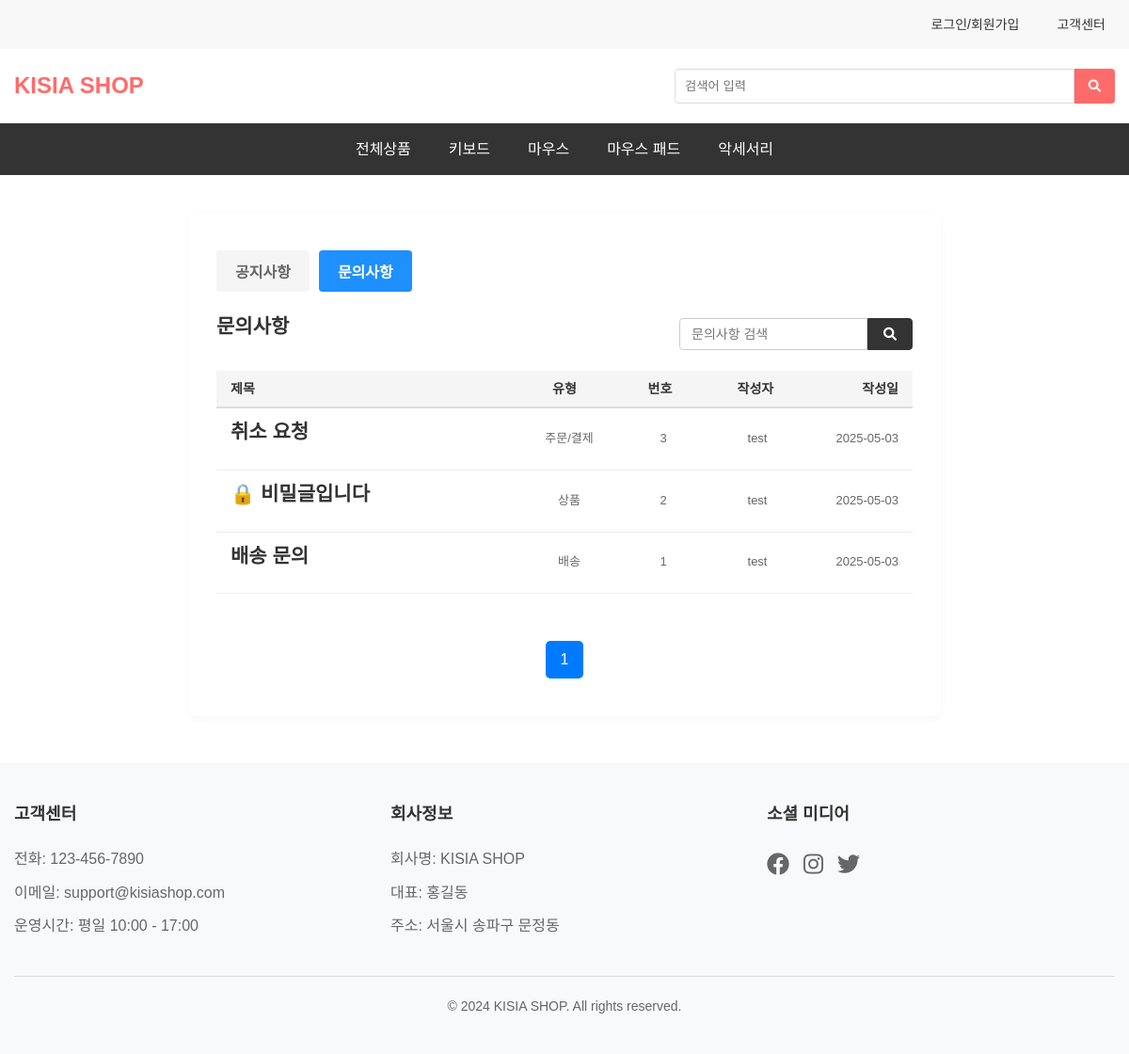
The app's page /mainmenu/inquiry_list.php with its own data.
### tables this page shows
CREATE TABLE IF NOT EXISTS inquiry (
    id INT PRIMARY KEY AUTO_INCREMENT,
    user_id INT,
    title VARCHAR(255),
    content TEXT,
    is_secret BOOLEAN,
    type VARCHAR(50) NOT NULL,
    created_at DATETIME DEFAULT CURRENT_TIMESTAMP,
    secret_password VARCHAR(255),
    FOREIGN KEY (user_id) REFERENCES users(id)
);

CREATE TABLE IF NOT EXISTS users (
    id INT AUTO_INCREMENT PRIMARY KEY,
    userId VARCHAR(50) NOT NULL UNIQUE,
    email VARCHAR(100) NOT NULL UNIQUE,
    password VARCHAR(255) NOT NULL,
    name VARCHAR(50) NOT NULL,
    phone VARCHAR(20),
    role VARCHAR(10) NOT NULL DEFAULT 'USER',
    created_at DATETIME DEFAULT CURRENT_TIMESTAMP
);

### mainmenu/queries/get_inquiry_list.php (called while the page is built, shortened)
<?php
    require_once '/var/www/html/mainmenu/common/db.php';
    $page = isset($_GET['page']) ? (int)$_GET['page'] : 1;
    $items_per_page = 6;
    $offset = ($page - 1) * $items_per_page;
    $sql = "
        SELECT
            i.id, i.title, i.type, i.is_secret, i.created_at,
            u.userId, u.name
        FROM inquiry i
        JOIN users u ON i.user_id = u.id
        ORDER BY i.id DESC
        LIMIT $offset, $items_per_page
    ";
    $get_inquiry = mysqli_query($conn, $sql);
    $count_sql = "SELECT COUNT(*) as total FROM inquiry";
    $result_count = mysqli_query($conn, $count_sql);
    $total_row = mysqli_fetch_assoc($result_count);
    $total_items = (int)$total_row['total'];
    $total_pages = ceil($total_items / $items_per_page);
?>

### mainmenu/inquiry_list.php (the view, shortened to what this page needs)
<!DOCTYPE html>
<html lang="ko">
<head>
    <link rel="stylesheet" href="css/style.css">
    <link rel="stylesheet" href="css/customer-service.css">
    <link rel="stylesheet" href="https://cdnjs.cloudflare.com/ajax/libs/font-awesome/6.0.0/css/all.min.css">
</head>
<body>
    <?php include 'common/header.php'; ?>
    <?php require_once 'queries/get_inquiry_list.php'; ?>
    <main class="main-content">
        <div class="list-container">
            <div class="category-tabs">
                <a href="customer-service.php"><button class="tab-btn">공지사항</button></a>
                <a href="inquiry_list.php"><button class="tab-btn active">문의사항</button></a>
            </div>
            <div class="qna-section" id="qnaSection">
                <div class="qna-header">
                    <div class="qna-title">문의사항</div>
                    <div class="qna-search">
                        <input type="text" placeholder="문의사항 검색">
                        <button><i class="fas fa-search"></i></button>
                    </div>
                </div>
                <div class="qna-list">
                    <div class="list-header">
                        <span class="header-title">제목</span>
                        <span class="header-type">유형</span>
                        <span class="header-meta">번호</span>
                        <span class="header-user">작성자</span>
                        <span class="header-date">작성일</span>
                    </div>
                    <?php if (mysqli_num_rows($get_inquiry) > 0): ?>
                        <?php while ($row = mysqli_fetch_assoc($get_inquiry)): ?>
                            <div class="qna-item">
                                <div class="qna-info">
                                    <?php if ($row['is_secret']): ?>
                                        <a href="inquiry_check_secret.php?id=<?= $row['id'] ?>" class="qna-title">🔒 비밀글입니다</a>
                                    <?php else: ?>
                                        <a href="inquiry_detail.php?id=<?= $row['id'] ?>" class="qna-title">
                                            <?= htmlspecialchars($row['title']) ?>
                                        </a>
                                    <?php endif; ?>
                                    <span class="qna-type"><?= htmlspecialchars($row['type']) ?></span>
                                    <span class="qna-meta"><?= $row['id'] ?></span>
                                    <span class="qna-user"><?= htmlspecialchars($row['userId']) ?></span>
                                    <span class="qna-date"><?= date('Y-m-d', strtotime($row['created_at'])) ?></span>
                                </div>
                            </div>
                        <?php endwhile; ?>
                    <?php else: ?>
                        <p style="padding: 10px;">등록된 문의글이 없습니다.</p>
                    <?php endif; ?>
                </div>
            </div>
            <div class="pagination">
                <?php
                for ($i = 1; $i <= $total_pages; $i++) {
                    $active = $i == $page ? 'active' : '';
                    echo "<a href='?page=$i' class='$active'>$i</a>";
                }
                ?>
            </div>
        </div>
    </main>
    <?php include 'common/footer.php'; ?>
</body>
</html>

### mainmenu/css/style.css (style rules this page uses)
* { margin: 0; padding: 0; box-sizing: border-box; }
body { font-family: 'Noto Sans KR', sans-serif; line-height: 1.6; color: #333; }
a { text-decoration: none; color: inherit; }

### mainmenu/css/customer-service.css (style rules this page uses)
.pagination a.active { background-color: #007bff; color: white; }
.pagination a { display: inline-flex ; align-items: center; justify-content: center; width: 40px; height: 40px; border-radius: 5px; background-color: white; color: #333; text-decoration: none; transition: all 0.3s; }
.list-container { max-width: 800px; margin: 40px auto; background: #fff; border-radius: 8px; box-shadow: 0 2px 8px rgba(0,0,0,0.04); padding: 40px 30px; }
.category-tabs { display: flex; gap: 10px; margin-bottom: 20px; }
.tab-btn { padding: 10px 20px; border: none; background: #f5f5f5; color: #666; font-size: 16px; font-weight: 600; cursor: pointer; border-radius: 4px; }
.tab-btn.active { background: #1e90ff; color: #fff; }
.notice-header, .qna-header { display: flex; justify-content: space-between; align-items: center; margin-bottom: 15px; }
.notice-title, .qna-title { font-size: 21px; font-weight: 600; color: #333; margin-bottom: 15px; }
.notice-search, .qna-search { display: flex; }
.notice-search input, .qna-search input { width: 200px; padding: 8px 12px; border: 1px solid #ccc; border-radius: 4px 0 0 4px; font-size: 14px; }
.notice-search button, .qna-search button { padding: 8px 16px; border: 1px solid #333; background: #333; color: #fff; border-radius: 0 4px 4px 0; cursor: pointer; font-size: 14px; }
.notice-section, .qna-section { margin-bottom: 30px; }
.notice-list, .qna-list { display: flex; flex-direction: column; gap: 0; }
.notice-item, .qna-item { display: flex; align-items: center; padding: 8px 15px; border-bottom: 1px solid #eee; }
.qna-info { display: flex; align-items: center; width: 100%; }
.qna-title { flex: 3; font-size: 21px; color: #333; text-decoration: none; padding-right: 10px; cursor: pointer; }
.qna-meta, .qna-user, .qna-date, .qna-type { flex: 1; font-size: 13px; color: #666; text-align: center; }
.qna-date { text-align: right; }
.list-header { display: flex; align-items: center; padding: 8px 15px; background: #f5f5f5; border-bottom: 2px solid #ddd; font-weight: 600; font-size: 14px; }
.header-title { flex: 3; }
.header-meta, .header-user { flex: 1; text-align: center; }
.header-date { flex: 1; text-align: right; }
.pagination { display: flex; justify-content: center; gap: 6px; margin-top: 20px; }
.header-type { flex: 1; text-align: center; }

### records on screen
inquiry: title "취소 요청", type "주문/결제", id "3", user.userId "test", created_at "2025-05-03"
inquiry: type "상품", id "2", user.userId "test", created_at "2025-05-03"
inquiry: title "배송 문의", type "배송", id "1", user.userId "test", created_at "2025-05-03"
